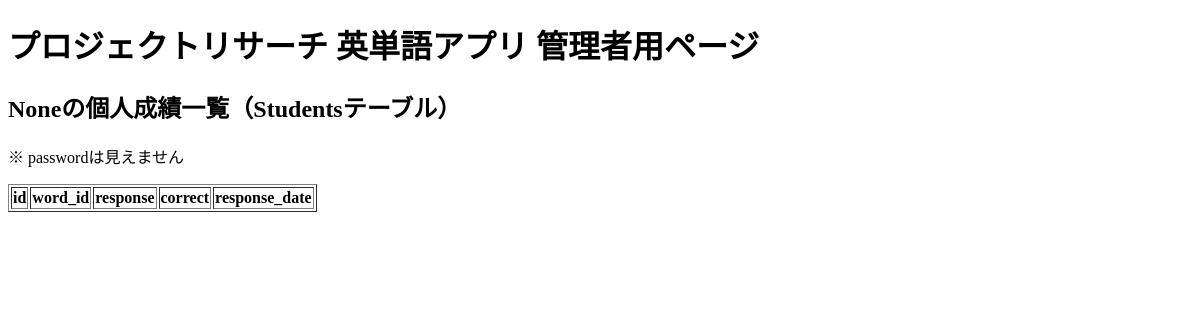
The page /students/8 on the database as committed earlier.
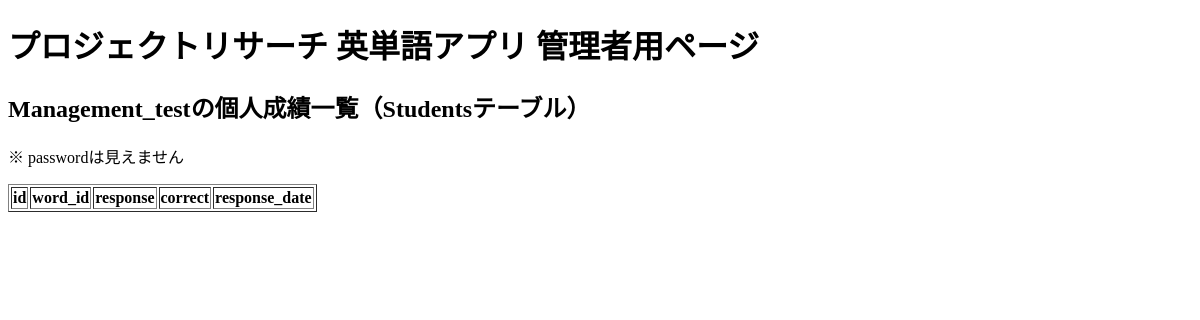
The same page on the database as committed later.
### tables this page shows
CREATE TABLE users (
	id INTEGER NOT NULL, 
	email VARCHAR(100) NOT NULL, 
	username VARCHAR(50) NOT NULL, 
	password VARCHAR(100) NOT NULL, 
	role VARCHAR(20) NOT NULL, 
	signup_date DATETIME NOT NULL, 
	login_date DATETIME NOT NULL, 
	PRIMARY KEY (id), 
	UNIQUE (email), 
	UNIQUE (username)
);

### Management_app.py (the view)
@app.route('/students/<int:key>', methods=['GET', 'POST'])
def students(key):
    if request.method == 'GET':
        db = sqlite3.connect(DATABASE)  # データベースと接続
        sql_statement = 'SELECT id,word_id,response,correct,response_date FROM students WHERE user_id={}'.format(
            key)  # 検索条件:特定のユーザーのstudentsテーブル全項目
        cur = db.execute(sql_statement)  # 検索を実行
        studentsdata = cur.fetchall()  # 該当部分を全て取得
        db.close()  # データベースとの接続を閉じる
        db = sqlite3.connect(DATABASE)  # データベースと接続
        sql_statement = 'SELECT username FROM users WHERE id={}'.format(
            key)  # 検索条件:特定のユーザーのusersテーブル内のusername
        cur = db.execute(sql_statement)  # 検索を実行
        username = cur.fetchone()  # 該当部分を一つ取得
        db.close()  # データベースとの接続を閉じる
        username = str(username)
        username = username.replace('(\'', '')
        username = username.replace('\',)', '')
        return render_template('students.html', studentsdata=studentsdata, username=username)

### templates/students.html (shortened to what this page needs)
<!DOCTYPE html>
<html lang="ja">
<head>
</head>
<body>
  <h1>プロジェクトリサーチ 英単語アプリ 管理者用ページ</h1>
  <h2>{{username}}の個人成績一覧（Studentsテーブル）</h2>
  <p>※ passwordは見えません</p>
  <table border="1">
    <thead>
      <tr>
        <th>id</th>
        <th>word_id</th>
        <th>response</th>
        <th>correct</th>
        <th>response_date</th>
      </tr>
    </thead>
  </table>
</body>
</html>

Rows that differ between the two databases and show on the page:
added users: username "Management_test"
Other text that changed with them:
{{ username }}: "None" → (not shown)
